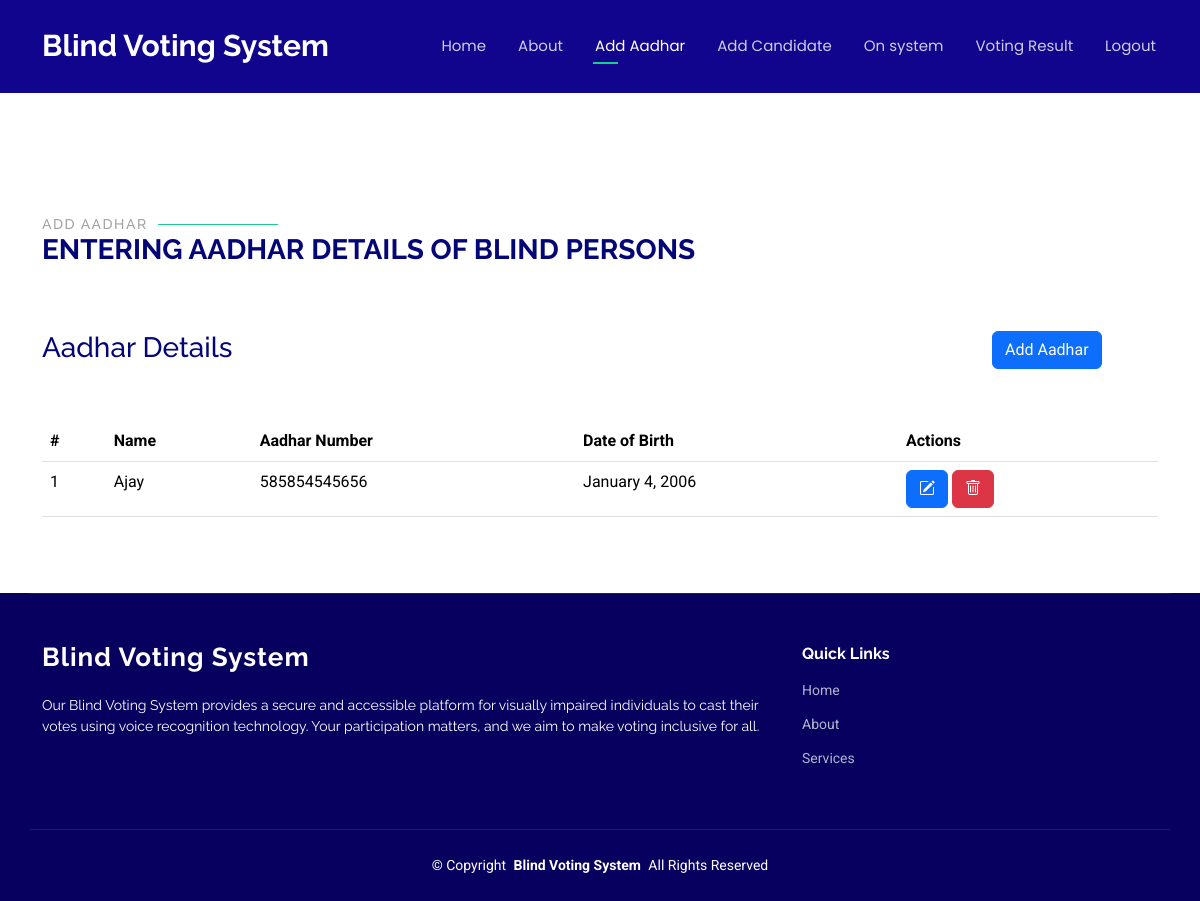
/add-aadhar.php (signed in), run on the app's committed database.
### tables this page shows
CREATE TABLE `adhaar` (
  `id` int(11) NOT NULL,
  `name` varchar(255) NOT NULL,
  `aadhar_number` varchar(12) DEFAULT NULL,
  `dob` date DEFAULT NULL
);

### add-aadhar.php (the view, shortened to what this page needs)
<?php
require_once 'include/connection.php';
require_once 'include/header.php';
?>
<main class="main">
    <section id="breadcrumb" class="breadcrumb-section">
        <div class="container">
            <nav aria-label="breadcrumb">
                <ol class="breadcrumb">
                    <li class="breadcrumb-item"><a href="home.html">Home</a></li>
                    <li class="breadcrumb-item"><a href="#">About</a></li>
                    <li class="breadcrumb-item active" aria-current="page">Blind Voting System</li>
                </ol>
            </nav>
        </div>
    </section>
    <section class="details section">
        <div class="container section-title" data-aos="fade-up">
            <h2>Add Aadhar</h2>
            <div>
                <span class="description-title">Entering Aadhar Details of Blind Persons</span>
            </div>
        </div>
        <div class="container">
            <div class="row">
                <div class="col-lg-10">
                    <h3>Aadhar Details</h3>
                </div>
                <div class="col-lg-2">
                    <button type="button" class="btn btn-primary" data-bs-toggle="modal" data-bs-target="#add">Add Aadhar</button>
                </div>
            </div><br><br>
            <table class="table">
                <thead>
                    <tr>
                        <th scope="col">#</th>
                        <th scope="col">Name</th>
                        <th scope="col">Aadhar Number</th>
                        <th scope="col">Date of Birth</th>
                        <th scope="col">Actions</th>
                    </tr>
                </thead>
                <tbody>
                    <?php
                    $res = mysqli_query($conn, "SELECT * FROM adhaar");
                    if (mysqli_num_rows($res) > 0) {
                        $i = 1;
                        while ($row = mysqli_fetch_assoc($res)) {
                            echo "<tr>";
                            echo "<td>$i</td>";
                            echo "<td>$row[name]</td>";
                            echo "<td>$row[aadhar_number]</td>";
                            echo "<td>" . date("F j, Y", strtotime($row['dob'])) . "</td>";
                            echo "<td>
                                <button class='btn btn-primary' data-bs-toggle='modal' data-bs-target='#editModal" . $row['id'] . "'>
                                    <i class='bi bi-pencil-square'></i>
                                </button>
                                <a href='add-aadhar.php?delete_id=$row[id]' class='btn btn-danger' onclick='return confirmDelete(\"Are you sure you want to delete this Aadhar?\");'>
                                    <i class='bi bi-trash'></i>
                                </a>
                            </td>";
                            echo "</tr>";
                            $i++;
                        }
                    }
                    ?>
                </tbody>
            </table>
        </div>
    </section>
</main>
<?php
require_once 'include/footer.php';
?>

### assets/css/main.css (style rules this page uses)
:root { --default-font: "Roboto", system-ui, -apple-system, "Segoe UI", Roboto, "Helvetica Neue", Arial, "Noto Sans", "Liberation Sans", sans-serif, "Apple Color Emoji", "Segoe UI Emoji", "Segoe UI Symbol", "Noto Color Emoji"; --heading-font: "Raleway", sans-serif; --nav-font: "Poppins", sans-serif; }
:root { --background-color: #ffffff; --default-color: #444444; --heading-color: #040677; --accent-color: #1acc8d; --surface-color: #ffffff; --contrast-color: #ffffff; }
:root { --nav-color: #ffffff; --nav-hover-color: #1acc8d; --nav-mobile-background-color: #ffffff; --nav-dropdown-background-color: #ffffff; --nav-dropdown-color: #444444; --nav-dropdown-hover-color: #1acc8d; }
:root { scroll-behavior: smooth; }
body { color: var(--default-color); background-color: var(--background-color); font-family: var(--default-font); }
a { color: var(--accent-color); text-decoration: none; transition: 0.3s; }
h1, h2, h3, h4, h5, h6 { color: var(--heading-color); font-family: var(--heading-font); }
section, .section { color: var(--default-color); background-color: var(--background-color); padding: 60px 0; scroll-margin-top: 100px; overflow: clip; }
.section-title { padding-bottom: 60px; position: relative; }
.section-title h2 { font-size: 14px; font-weight: 500; padding: 0; line-height: 1px; margin: 0; letter-spacing: 1.5px; text-transform: uppercase; color: color-mix(in srgb, var(--default-color), transparent 50%); position: relative; }
.section-title h2::after { content: ""; width: 120px; height: 1px; display: inline-block; background: var(--accent-color); margin: 4px 10px; }
.section-title div { color: var(--heading-color); margin: 0; margin: 0; font-size: 28px; font-weight: 700; text-transform: uppercase; font-family: var(--heading-font); }

### data on the page
adhaar: name "Ajay", aadhar_number "585854545656", dob "January 4, 2006"
